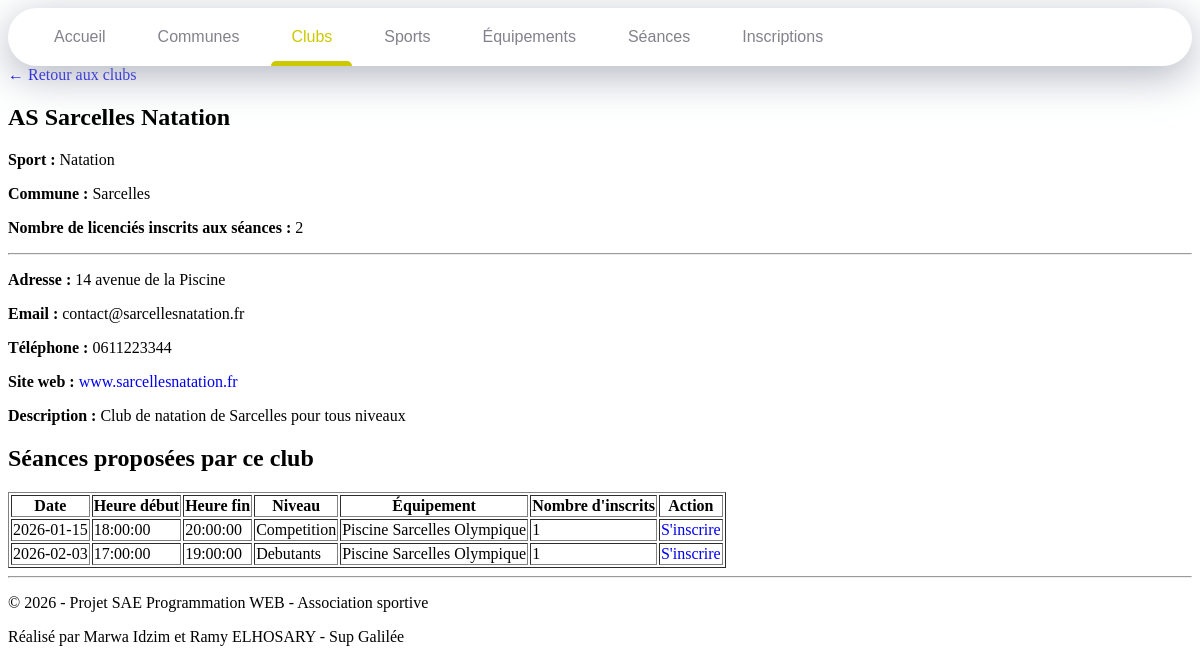
Page /detail_club.php?id_club=106 on the committed database.
### tables this page shows
CREATE TABLE Clubs (
    id_club BIGINT NOT NULL,
    nom VARCHAR(80) NOT NULL,
    id_commune BIGINT NOT NULL,
    id_sport BIGINT NOT NULL,
    CONSTRAINT PK_Clubs PRIMARY KEY (id_club),
    CONSTRAINT FK_Clubs_Communes FOREIGN KEY (id_commune) REFERENCES Communes(id_commune) ON DELETE CASCADE,
    CONSTRAINT FK_Clubs_Sports FOREIGN KEY (id_sport) REFERENCES Sports(id_sport) ON DELETE CASCADE
);

CREATE TABLE Sports (
    id_sport BIGINT NOT NULL,
    nom VARCHAR(50) NOT NULL,
    Federation VARCHAR(50) NOT NULL,
    CONSTRAINT PK_Sports PRIMARY KEY (id_sport)
);

CREATE TABLE Communes (
    id_commune BIGINT NOT NULL,
    nom VARCHAR(50) NOT NULL,
    CodePostal INT NOT NULL,
    Departement INT NOT NULL,
    Region VARCHAR(80) NOT NULL,
    CONSTRAINT PK_Communes PRIMARY KEY (id_commune)
);

CREATE TABLE Seances (
    id_seance BIGINT NOT NULL,
    date_seance DATE NOT NULL,
    heure_debut TIME NOT NULL,
    heure_fin TIME NOT NULL,
    niveau VARCHAR(50) NOT NULL,
    id_club BIGINT NOT NULL,
    id_equipement BIGINT NOT NULL,
    CONSTRAINT PK_Seances PRIMARY KEY (id_seance),
    CONSTRAINT FK_Seances_Clubs FOREIGN KEY (id_club) REFERENCES Clubs(id_club) ON DELETE CASCADE,
    CONSTRAINT FK_Seances_Equipements FOREIGN KEY (id_equipement) REFERENCES Equipements(id_equipement) ON DELETE CASCADE
);

CREATE TABLE Equipements (
    id_equipement BIGINT NOT NULL,
    nom VARCHAR(80) NOT NULL,
    type_equip VARCHAR(50) NOT NULL,
    adresse VARCHAR(100) NOT NULL,
    id_commune BIGINT NOT NULL,
    CONSTRAINT PK_Equipements PRIMARY KEY (id_equipement),
    CONSTRAINT FK_Equipements_Communes FOREIGN KEY (id_commune) REFERENCES Communes(id_commune) ON DELETE CASCADE
);

### public/detail_club.php (the view, shortened to what this page needs)
<?php
require "../config/db.php";
$idClub = $_GET["id_club"] ?? null;
$sql = "SELECT
            cl.id_club,
            cl.nom AS nom_club,
            co.nom AS commune,
            sp.nom AS sport,
            d.adresse,
            d.site_web,
            d.email,
            d.num_tel,
            d.desc_club,
            COUNT(DISTINCT i.id_licencies) AS nb_licencies
        FROM Clubs cl
        JOIN Communes co ON cl.id_commune = co.id_commune
        JOIN Sports sp ON cl.id_sport = sp.id_sport
        LEFT JOIN Details_Club d ON cl.id_club = d.id_club
        LEFT JOIN Seances s ON cl.id_club = s.id_club
        LEFT JOIN Inscriptions i ON s.id_seance = i.id_seance
        WHERE cl.id_club = :id_club
        GROUP BY
            cl.id_club,
            cl.nom,
            co.nom,
            sp.nom,
            d.adresse,
            d.site_web,
            d.email,
            d.num_tel,
            d.desc_club";
$stmt = $pdo->prepare($sql);
$stmt->execute([
    "id_club" => $idClub
]);
$club = $stmt->fetch(PDO::FETCH_ASSOC);
$sql = "SELECT
            s.id_seance,
            s.date_seance,
            s.heure_debut,
            s.heure_fin,
            s.niveau,
            e.nom AS equipement,
            COUNT(i.id_inscription) AS nb_inscrits
        FROM Seances s
        LEFT JOIN Equipements e ON s.id_equipement = e.id_equipement
        LEFT JOIN Inscriptions i ON s.id_seance = i.id_seance
        WHERE s.id_club = :id_club
        GROUP BY
            s.id_seance,
            s.date_seance,
            s.heure_debut,
            s.heure_fin,
            s.niveau,
            e.nom
        ORDER BY s.date_seance, s.heure_debut";
$stmt = $pdo->prepare($sql);
$stmt->execute([
    "id_club" => $idClub
]);
$seances = $stmt->fetchAll(PDO::FETCH_ASSOC);
?>
<!DOCTYPE html>
<html lang="fr">
<head>
    <link rel="stylesheet" href="../assets/css/style.css">
</head>
<body>
    <nav>
        <a href="index.php" class="nav-item" data-active-color="#cc0000" data-target="Accueil">Accueil</a>
        <a href="communes.php" class="nav-item" data-active-color="#cc7700" data-target="Communes">Communes</a>
        <a href="clubs.php" class="nav-item is-active" data-active-color="#ccc900" data-target="Clubs">Clubs</a>
        <a href="sports.php" class="nav-item" data-active-color="#00cca3" data-target="Sports">Sports</a>
        <a href="equipements.php" class="nav-item" data-active-color="#0022cc" data-target="Equipements">Équipements</a>
        <a href="seances.php" class="nav-item" data-active-color="#c200cc" data-target="Seances">Séances</a>
        <a href="inscriptions.php" class="nav-item" data-active-color="#cc007e" data-target="Inscriptions">Inscriptions</a>
        <span class="nav-indicator"></span>
    </nav>
    <section class="detail-club">
        <a href="clubs.php" class="retour">← Retour aux clubs</a>
        <div class="detail-card">
            <h1><?= htmlspecialchars($club['nom_club']) ?></h1>
            <p><strong>Sport :</strong> <?= htmlspecialchars($club['sport']) ?></p>
            <p><strong>Commune :</strong> <?= htmlspecialchars($club['commune']) ?></p>
            <p><strong>Nombre de licenciés inscrits aux séances :</strong> <?= htmlspecialchars($club['nb_licencies']) ?></p>
            <hr>
            <p><strong>Adresse :</strong> <?= htmlspecialchars($club['adresse'] ?? "Non renseignée") ?></p>
            <p><strong>Email :</strong> <?= htmlspecialchars($club['email'] ?? "Non renseigné") ?></p>
            <p><strong>Téléphone :</strong> <?= htmlspecialchars($club['num_tel'] ?? "Non renseigné") ?></p>
            <?php if (!empty($club['site_web'])): ?>
                <p>
                    <strong>Site web :</strong>
                    <a href="https://<?= htmlspecialchars($club['site_web']) ?>" target="_blank">
                        <?= htmlspecialchars($club['site_web']) ?>
                    </a>
                </p>
            <?php endif; ?>
            <p><strong>Description :</strong> <?= htmlspecialchars($club['desc_club'] ?? "Aucune description disponible.") ?></p>
        </div>
    </section>
    <section class="detail-club">
        <h2>Séances proposées par ce club</h2>
        <?php if (count($seances) === 0): ?>
            <p>Aucune séance prévue pour ce club.</p>
        <?php else: ?>
            <table border="1">
                <tr>
                    <th>Date</th>
                    <th>Heure début</th>
                    <th>Heure fin</th>
                    <th>Niveau</th>
                    <th>Équipement</th>
                    <th>Nombre d'inscrits</th>
                    <th>Action</th>
                </tr>
                <?php foreach ($seances as $seance): ?>
                    <tr>
                        <td><?= htmlspecialchars($seance['date_seance']) ?></td>
                        <td><?= htmlspecialchars($seance['heure_debut']) ?></td>
                        <td><?= htmlspecialchars($seance['heure_fin']) ?></td>
                        <td><?= htmlspecialchars($seance['niveau']) ?></td>
                        <td><?= htmlspecialchars($seance['equipement']) ?></td>
                        <td><?= htmlspecialchars($seance['nb_inscrits']) ?></td>
                        <td>
                            <a class="btn-link" href="ajouter_inscriptions.php?id_seance=<?= htmlspecialchars($seance['id_seance']) ?>">
                                S'inscrire
                            </a>
                        </td>
                    </tr>
                <?php endforeach; ?>
            </table>
        <?php endif; ?>
    </section>
    <footer class="footer">
        <hr>
        <p>© 2026 - Projet SAE Programmation WEB - Association sportive</p>
        <p>Réalisé par Marwa Idzim et Ramy ELHOSARY - Sup Galilée</p>
    </footer>
</body>
</html>

### assets/css/style.css (style rules this page uses)
* { box-sizing: border-box; text-decoration: none; }
nav { background-color: #fff; padding: 0 20px; border-radius: 40px; box-shadow: 0 10px 40px rgba(159, 162, 177, .8); display: flex; overflow: hidden; overflow-x: auto; position: relative; }
.nav-item { color: #83818c; font-family: arial, sans-serif; padding: 20px; margin: 0 6px; position: relative; }
.nav-item:before { content: ""; position: absolute; bottom: -6px; background-color: #dfe2ea; height: 5px; width: 100%; border-radius: 8px 8px 0 0; left: 0; transition: .3s; }
.nav-indicator { position: absolute; left: 0; bottom: 0; height: 5px; transition: .4s; border-radius: 8px 8px 0 0; }

### rows in the picture
clubs: nom "AS Sarcelles Natation", id_sport.nom "Natation", id_commune.nom "Sarcelles"
seances: date_seance "2026-01-15", heure_debut "18:00:00", heure_fin "20:00:00", niveau "Competition", id_equipement.nom "Piscine Sarcelles Olympique", nb_inscrits "1"
seances: date_seance "2026-02-03", heure_debut "17:00:00", heure_fin "19:00:00", niveau "Debutants", id_equipement.nom "Piscine Sarcelles Olympique", nb_inscrits "1"

### other values in the picture
$club['nb_licencies'] "2"
$club['adresse'] "14 avenue de la Piscine"
$club['email'] "contact@sarcellesnatation.fr"
$club['num_tel'] "0611223344"
$club['site_web'] "www.sarcellesnatation.fr"
$club['desc_club'] "Club de natation de Sarcelles pour tous niveaux"
